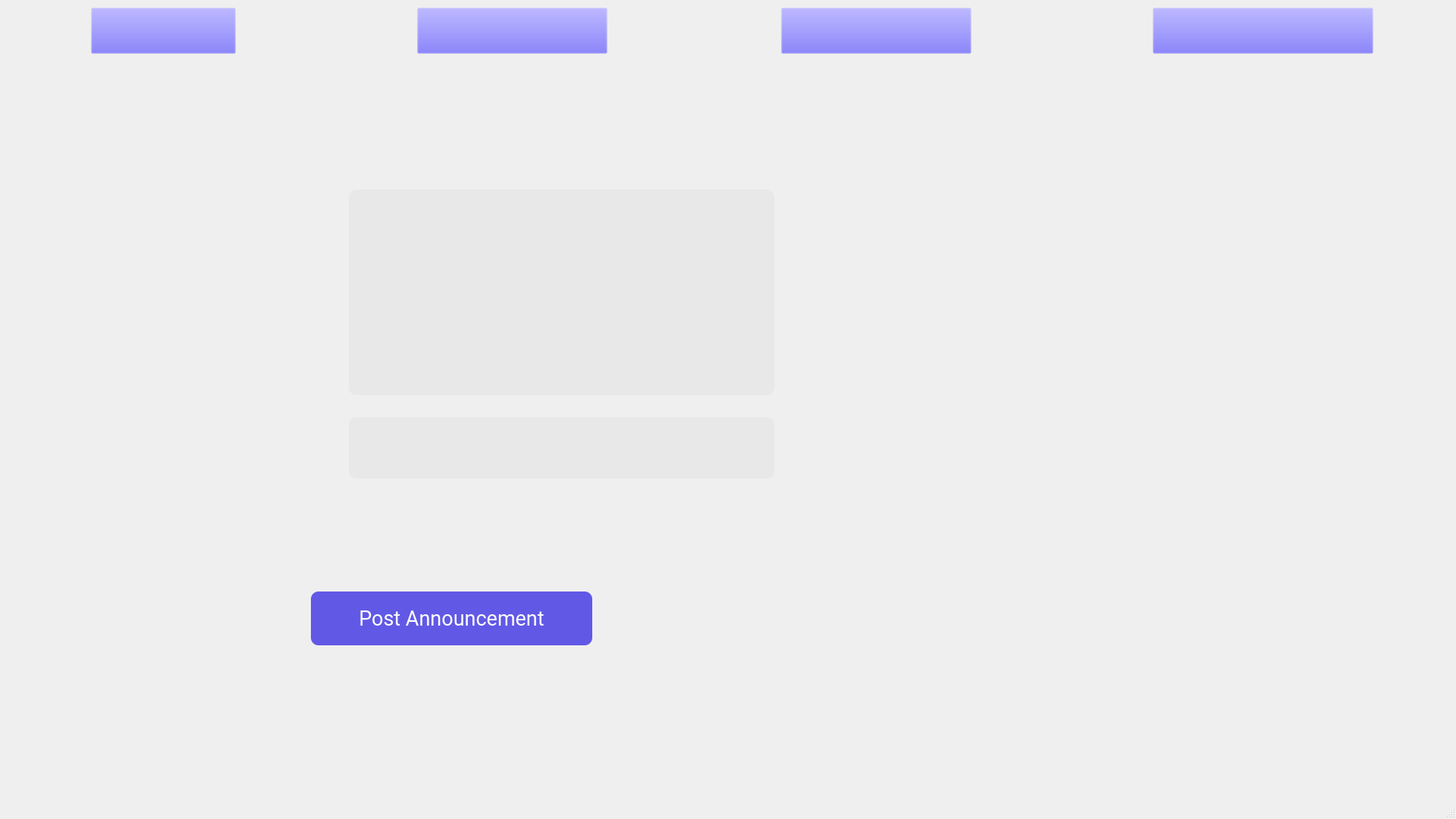
<?xml version="1.0" encoding="UTF-8"?>
<ui version="4.0">
 <class>MainWindow</class>
 <widget class="QMainWindow" name="MainWindow">
  <property name="geometry">
   <rect>
    <x>0</x>
    <y>0</y>
    <width>1920</width>
    <height>1080</height>
   </rect>
  </property>
  <property name="windowTitle">
   <string>MainWindow</string>
  </property>
  <widget class="QWidget" name="centralwidget">
   <widget class="QLineEdit" name="name">
    <property name="geometry">
     <rect>
      <x>460</x>
      <y>550</y>
      <width>561</width>
      <height>81</height>
     </rect>
    </property>
    <property name="font">
     <font>
      <family>Roboto</family>
      <pointsize>20</pointsize>
     </font>
    </property>
    <property name="styleSheet">
     <string notr="true">
QLineEdit {
    border-radius: 10px;
    padding: 0 8px;
    background-color: rgb(229, 229, 229,70%);
}</string>
    </property>
   </widget>
   <widget class="QPushButton" name="postbutton">
    <property name="geometry">
     <rect>
      <x>410</x>
      <y>780</y>
      <width>371</width>
      <height>71</height>
     </rect>
    </property>
    <property name="font">
     <font>
      <family>Roboto</family>
      <pointsize>20</pointsize>
     </font>
    </property>
    <property name="styleSheet">
     <string notr="true">QPushButton {
	color: rgb(255, 255, 255);
    border-radius: 10px;
	background-color: rgb(97, 89, 229);
}
</string>
    </property>
    <property name="text">
     <string>Post Announcement</string>
    </property>
   </widget>
   <widget class="QPushButton" name="timetalblebutton">
    <property name="geometry">
     <rect>
      <x>120</x>
      <y>10</y>
      <width>191</width>
      <height>61</height>
     </rect>
    </property>
    <property name="styleSheet">
     <string notr="true">QPushButton {

	background-color: rgb(97, 89, 229,0%);
}
</string>
    </property>
    <property name="text">
     <string/>
    </property>
   </widget>
   <widget class="QPushButton" name="assignmentbutton">
    <property name="geometry">
     <rect>
      <x>550</x>
      <y>10</y>
      <width>251</width>
      <height>61</height>
     </rect>
    </property>
    <property name="styleSheet">
     <string notr="true">QPushButton {

	background-color: rgb(97, 89, 229,0%);
}
</string>
    </property>
    <property name="text">
     <string/>
    </property>
   </widget>
   <widget class="QPushButton" name="attendancebutton">
    <property name="geometry">
     <rect>
      <x>1030</x>
      <y>10</y>
      <width>251</width>
      <height>61</height>
     </rect>
    </property>
    <property name="styleSheet">
     <string notr="true">QPushButton {

	background-color: rgb(97, 89, 229,0%);
}
</string>
    </property>
    <property name="text">
     <string/>
    </property>
   </widget>
   <widget class="QPushButton" name="announcementbutton">
    <property name="geometry">
     <rect>
      <x>1520</x>
      <y>10</y>
      <width>291</width>
      <height>61</height>
     </rect>
    </property>
    <property name="styleSheet">
     <string notr="true">QPushButton {

	background-color: rgb(97, 89, 229,0%);
}
</string>
    </property>
    <property name="text">
     <string/>
    </property>
   </widget>
   <widget class="QLabel" name="label">
    <property name="geometry">
     <rect>
      <x>0</x>
      <y>0</y>
      <width>1931</width>
      <height>1031</height>
     </rect>
    </property>
    <property name="text">
     <string/>
    </property>
    <property name="pixmap">
     <pixmap resource="Resources/announcement.qrc">:/announcement/Images/announcement.png</pixmap>
    </property>
   </widget>
   <widget class="QTextEdit" name="announcement">
    <property name="geometry">
     <rect>
      <x>460</x>
      <y>250</y>
      <width>561</width>
      <height>271</height>
     </rect>
    </property>
    <property name="font">
     <font>
      <family>Roboto</family>
      <pointsize>20</pointsize>
     </font>
    </property>
    <property name="styleSheet">
     <string notr="true">

    border-radius: 10px;
    padding: 0 8px;
    background-color: rgb(229, 229, 229,70%);
</string>
    </property>
   </widget>
   <zorder>label</zorder>
   <zorder>name</zorder>
   <zorder>postbutton</zorder>
   <zorder>timetalblebutton</zorder>
   <zorder>assignmentbutton</zorder>
   <zorder>attendancebutton</zorder>
   <zorder>announcementbutton</zorder>
   <zorder>announcement</zorder>
  </widget>
  <widget class="QMenuBar" name="menubar">
   <property name="geometry">
    <rect>
     <x>0</x>
     <y>0</y>
     <width>1920</width>
     <height>26</height>
    </rect>
   </property>
  </widget>
  <widget class="QStatusBar" name="statusbar"/>
 </widget>
 <resources>
  <include location="Resources/announcement.qrc"/>
 </resources>
 <connections/>
</ui>
